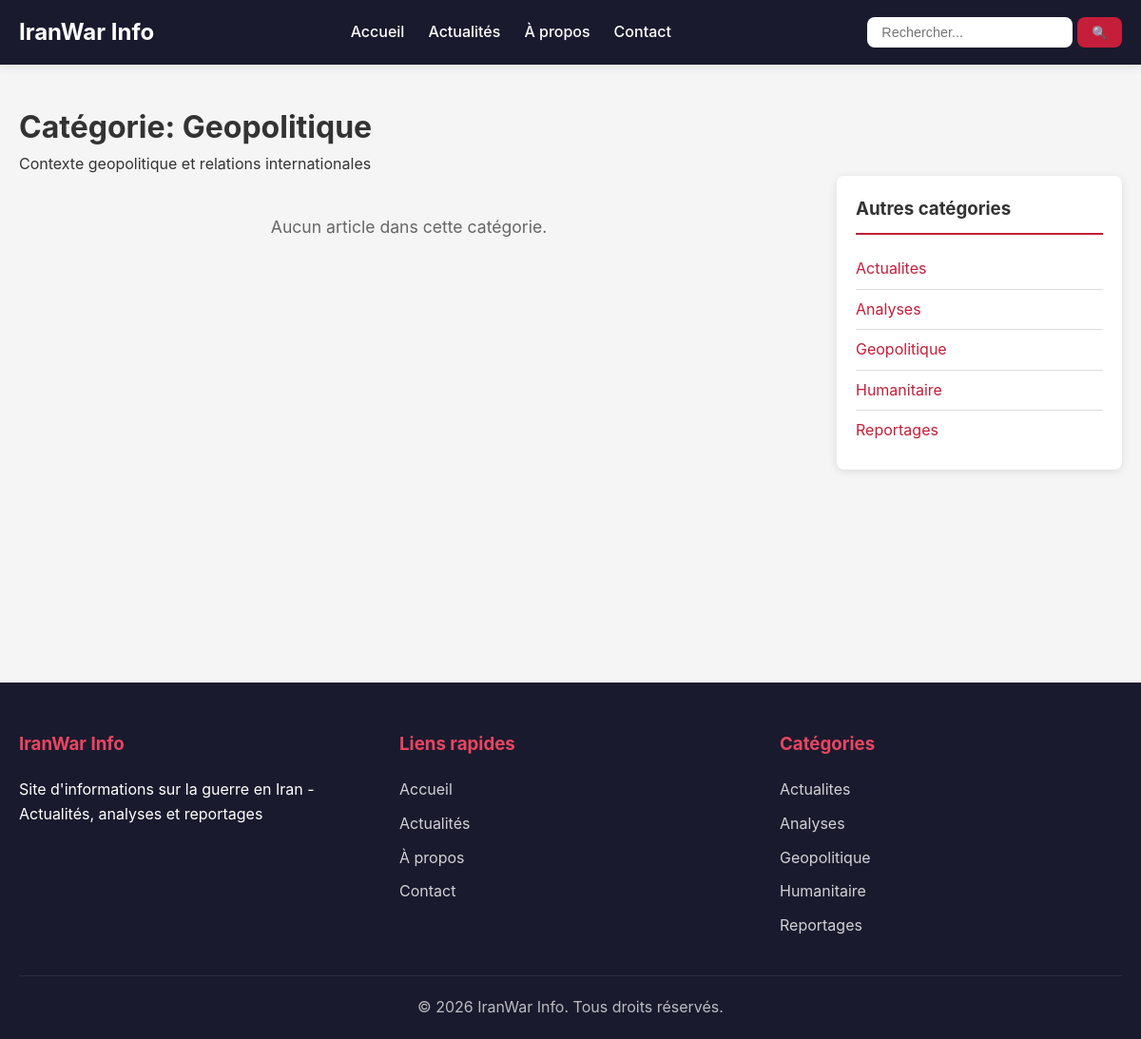
The app's page /articles/category/4 with its own data.
### tables this page shows
CREATE TABLE categories (
    id INT UNSIGNED AUTO_INCREMENT PRIMARY KEY,
    libelle VARCHAR(100) NOT NULL COMMENT 'Nom de la catégorie',
    description TEXT DEFAULT NULL
);

### core/Controller.php (called while the page is built, shortened)
<?php
abstract class Controller
{
    protected array $data = [];
    protected function render(string $viewName, array $data = []): void
    {
        $this->data = array_merge($this->data, $data);
        $this->data['content'] = $viewName;
        extract($this->data);
        require_once VIEWS_PATH . 'layouts/main.php';
    }
    protected function model(string $modelName): object
    {
        $modelFile = MODELS_PATH . $modelName . '.php';
        if (file_exists($modelFile)) {
            return new $modelName();
        }
        throw new Exception("Modèle '{$modelName}' non trouvé");
    }
}

### app/controllers/ArticlesController.php (called while the page is built, shortened)
<?php
class ArticlesController extends Controller
{
    private Article $articleModel;
    private Category $categoryModel;
    public function __construct()
    {
        $this->articleModel = $this->model('Article');
        $this->categoryModel = $this->model('Category');
    }
    public function category(string $id = ''): void
    {
        $categoryId = (int) $id;
        $category = $this->categoryModel->findById($categoryId);
        $articles = $this->articleModel->getByCategory($category['id']);
        $data = [
            'pageTitle' => $category['libelle'] . ' - ' . SITE_NAME,
            'metaDescription' => 'Articles de la catégorie ' . $category['libelle'],
            'category' => $category,
            'articles' => $articles,
            'categories' => $this->categoryModel->getActive()
        ];
        $this->render('articles/category', $data);
    }
}

### index.php (called while the page is built, shortened)
<?php
require_once ROOT_PATH . '/core/Autoloader.php';
$app = new App();
$app->run();

### config/database.php (called while the page is built, shortened)
<?php
class Database
{
    private static ?PDO $instance = null;
    public static function getInstance(): PDO
    {
        if (self::$instance === null) {
            try {
                $dsn = "mysql:host=" . DB_HOST . ";dbname=" . DB_NAME . ";charset=" . DB_CHARSET;
                $options = [
                    PDO::ATTR_ERRMODE => PDO::ERRMODE_EXCEPTION,
                    PDO::ATTR_DEFAULT_FETCH_MODE => PDO::FETCH_ASSOC,
                    PDO::ATTR_EMULATE_PREPARES => false,
                ];
                self::$instance = new PDO($dsn, DB_USER, DB_PASS, $options);
            } catch (PDOException $e) {
                if (DEBUG_MODE) {
                    die("Erreur de connexion : " . $e->getMessage());
                } else {
                    die("Erreur de connexion à la base de données.");
                }
            }
        }
        return self::$instance;
    }
}

### core/Model.php (called while the page is built, shortened)
<?php
abstract class Model
{
    public function __construct()
    {
        require_once ROOT_PATH . '/config/database.php';
        $this->db = Database::getInstance();
    }
}

### app/models/Category.php (called while the page is built, shortened)
<?php
class Category extends Model
{
    protected string $table = 'categories';
    public function getActive(): array
    {
        $sql = "SELECT * FROM {$this->table} ORDER BY libelle ASC";
        $stmt = $this->db->query($sql);
        return $stmt->fetchAll();
    }
    public function findById(int $id): ?array
    {
        $sql = "SELECT * FROM {$this->table} WHERE id = :id";
        $stmt = $this->db->prepare($sql);
        $stmt->execute(['id' => $id]);
        $result = $stmt->fetch();
        return $result ?: null;
    }
}

### core/Autoloader.php (called while the page is built, shortened)
<?php
class Autoloader
{
    public static function autoload(string $className): void
    {
        $paths = [
            ROOT_PATH . '/core/' . $className . '.php',
            ROOT_PATH . '/app/controllers/' . $className . '.php',
            ROOT_PATH . '/app/models/' . $className . '.php',
            ROOT_PATH . '/config/' . $className . '.php',
        ];
        foreach ($paths as $path) {
            if (file_exists($path)) {
                return;
            }
        }
    }
}

### app/models/Article.php (called while the page is built, shortened)
<?php
class Article extends Model
{
    protected string $table = 'articles';
    public function getByCategory(int $categoryId, int $limit = 10): array
    {
        $sql = "SELECT a.*, c.libelle as category_name, u.name as author_name,
                       m.url as image_url, m.alt_text as image_alt
                FROM {$this->table} a
                LEFT JOIN categories c ON a.category_id = c.id
                LEFT JOIN users u ON a.author_id = u.id
                LEFT JOIN media m ON a.id = m.article_id
                WHERE a.category_id = :category_id
                AND a.published_at IS NOT NULL
                ORDER BY a.published_at DESC
                LIMIT :limit";
        $stmt = $this->db->prepare($sql);
        $stmt->bindValue(':category_id', $categoryId, PDO::PARAM_INT);
        $stmt->bindValue(':limit', $limit, PDO::PARAM_INT);
        $stmt->execute();
        return $stmt->fetchAll();
    }
}

### app/views/articles/category.php (the view)
<div class="category-page">
    <h1>Catégorie: <?= htmlspecialchars($category['libelle']) ?></h1>
    <?php if (!empty($category['description'])): ?>
        <p class="category-description"><?= htmlspecialchars($category['description']) ?></p>
    <?php endif; ?>
    <div class="articles-layout">
        <div class="articles-list">
            <?php if (!empty($articles)): ?>
                <?php foreach ($articles as $article): ?>
                    <article class="article-item <?= !empty($article['image_url']) ? 'has-image' : '' ?>">
                        <div class="article-body">
                            <h2>
                                <a href="<?= SITE_URL ?>/articles/show/<?= $article['id'] ?>">
                                    <?= htmlspecialchars($article['title'] ?? '') ?>
                                </a>
                            </h2>
                            <?php if (!empty($article['category_name'])): ?>
                                <span class="article-category"><?= htmlspecialchars($article['category_name']) ?></span>
                            <?php endif; ?>
                            <p class="article-excerpt">
                                <?= substr(strip_tags($article['content'] ?? ''), 0, 200) ?>...
                            </p>
                            <div class="article-meta">
                                <span class="date"><?= date('d/m/Y H:i', strtotime($article['published_at'] ?? $article['created_at'])) ?></span>
                                <span class="views"><?= $article['views'] ?? 0 ?> vues</span>
                            </div>
                            <a href="<?= SITE_URL ?>/articles/show/<?= $article['id'] ?>" class="read-more">
                                Lire la suite →
                            </a>
                        </div>
                        <?php if (!empty($article['image_url'])): ?>
                            <div class="article-thumbnail">
                                <a href="<?= SITE_URL ?>/articles/show/<?= $article['id'] ?>">
                                    <img src="<?= SITE_URL ?>/public/<?= htmlspecialchars($article['image_url']) ?>"
                                         alt="<?= htmlspecialchars($article['image_alt'] ?? $article['title']) ?>"
                                         loading="lazy"
                                         decoding="async">
                                </a>
                            </div>
                        <?php endif; ?>
                    </article>
                <?php endforeach; ?>
            <?php else: ?>
                <p class="no-articles">Aucun article dans cette catégorie.</p>
            <?php endif; ?>
        </div>
        <aside class="sidebar">
            <div class="widget">
                <h3>Autres catégories</h3>
                <ul class="categories-widget">
                    <?php foreach ($categories as $cat): ?>
                        <li class="<?= $cat['id'] === $category['id'] ? 'active' : '' ?>">
                            <a href="<?= SITE_URL ?>/articles/category/<?= $cat['id'] ?>">
                                <?= htmlspecialchars($cat['libelle']) ?>
                            </a>
                        </li>
                    <?php endforeach; ?>
                </ul>
            </div>
        </aside>
    </div>
</div>

### app/views/layouts/main.php (shortened to what this page needs)
<!DOCTYPE html>
<html lang="fr">
<head>
    <link rel="stylesheet" href="<?= SITE_URL ?>/public/css/style.min.css?v=<?= filemtime(ROOT_PATH . '/public/css/style.min.css') ?>">
</head>
<body>
    <header class="header">
        <div class="container">
            <div class="header-content">
                <a href="<?= SITE_URL ?>" class="logo">
                    <h1><?= SITE_NAME ?></h1>
                </a>
                <nav class="main-nav">
                    <ul>
                        <li><a href="<?= SITE_URL ?>">Accueil</a></li>
                        <li><a href="<?= SITE_URL ?>/articles">Actualités</a></li>
                        <li><a href="<?= SITE_URL ?>/home/about">À propos</a></li>
                        <li><a href="<?= SITE_URL ?>/home/contact">Contact</a></li>
                    </ul>
                </nav>
                <form action="<?= SITE_URL ?>/articles/search" method="GET" class="search-form">
                    <input type="text" name="q" placeholder="Rechercher..." required>
                    <button type="submit">🔍</button>
                </form>
            </div>
        </div>
    </header>
    <main class="main-content">
        <div class="container">
            <?php
            if (isset($content)) {
                $viewFile = VIEWS_PATH . $content . '.php';
                if (file_exists($viewFile)) {
                    include $viewFile;
                }
            }
            ?>
        </div>
    </main>
    <footer class="footer">
        <div class="container">
            <div class="footer-content">
                <div class="footer-section">
                    <h3><?= SITE_NAME ?></h3>
                    <p><?= SITE_DESCRIPTION ?></p>
                </div>
                <div class="footer-section">
                    <h3>Liens rapides</h3>
                    <ul>
                        <li><a href="<?= SITE_URL ?>">Accueil</a></li>
                        <li><a href="<?= SITE_URL ?>/articles">Actualités</a></li>
                        <li><a href="<?= SITE_URL ?>/home/about">À propos</a></li>
                        <li><a href="<?= SITE_URL ?>/home/contact">Contact</a></li>
                    </ul>
                </div>
                <div class="footer-section">
                    <h3>Catégories</h3>
                    <ul>
                        <?php if (isset($categories)): ?>
                            <?php foreach ($categories as $cat): ?>
                                <li><a href="<?= SITE_URL ?>/articles/category/<?= $cat['id'] ?>"><?= htmlspecialchars($cat['libelle']) ?></a></li>
                            <?php endforeach; ?>
                        <?php endif; ?>
                    </ul>
                </div>
            </div>
            <div class="footer-bottom">
                <p>&copy; <?= date('Y') ?> <?= SITE_NAME ?>. Tous droits réservés.</p>
            </div>
        </div>
    </footer>
</body>
</html>

### records on screen
categories: libelle "Geopolitique", description "Contexte geopolitique et relations internationales"
categories: libelle "Actualites"
categories: libelle "Analyses"
categories: libelle "Humanitaire"
categories: libelle "Reportages"

### other values on screen
SITE_NAME "IranWar Info"
SITE_DESCRIPTION "Site d'informations sur la guerre en Iran - Actualités, analyses et reportages"
